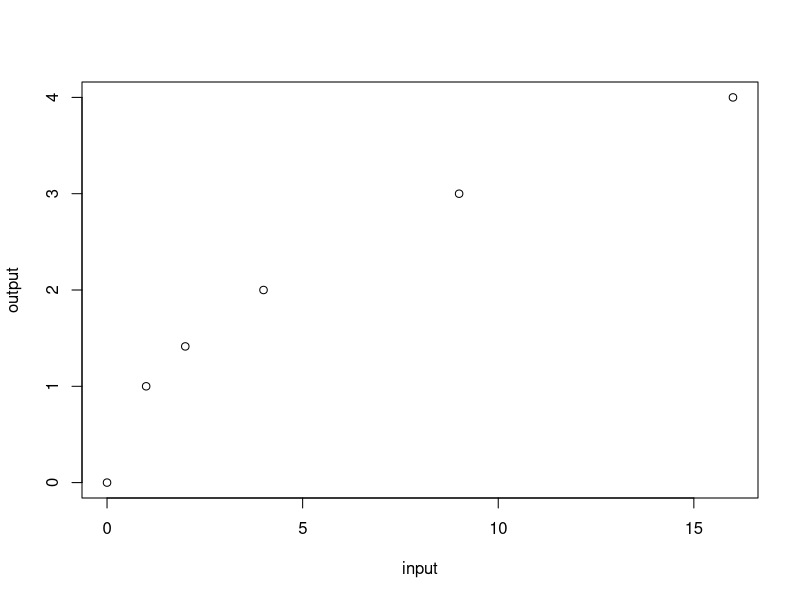
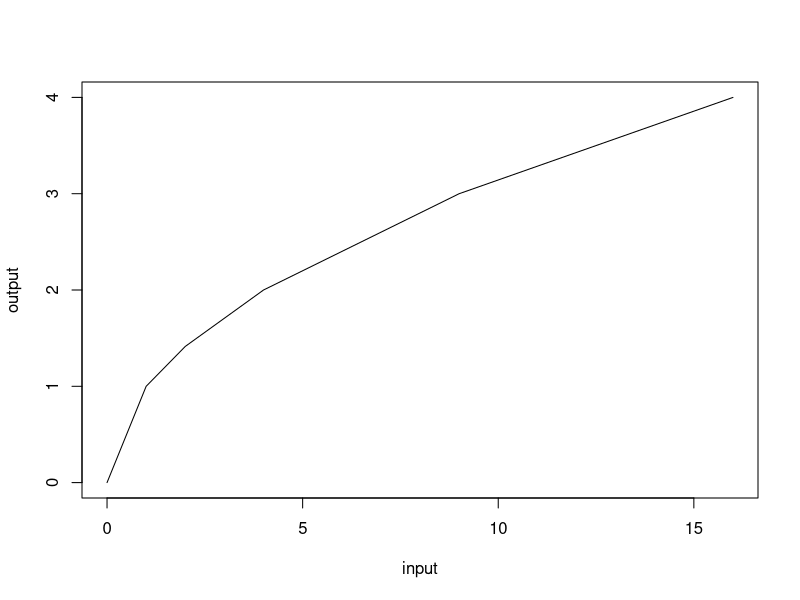
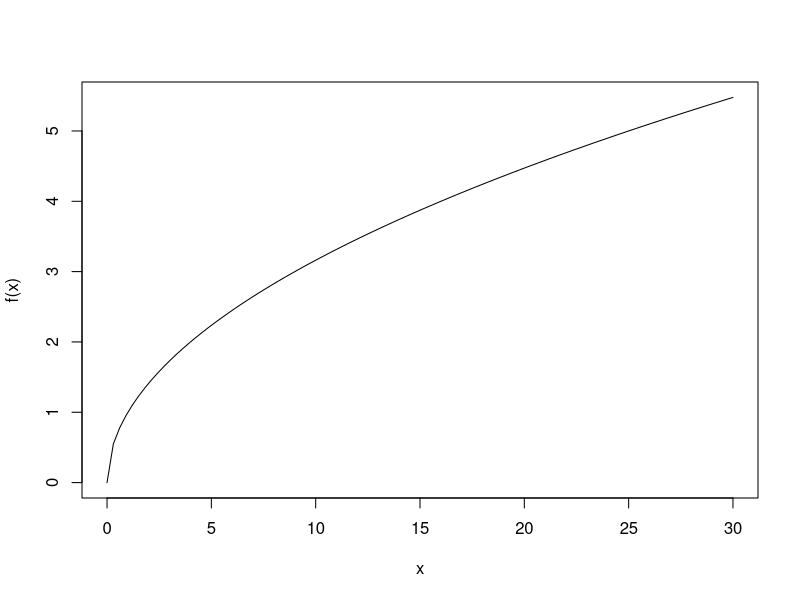
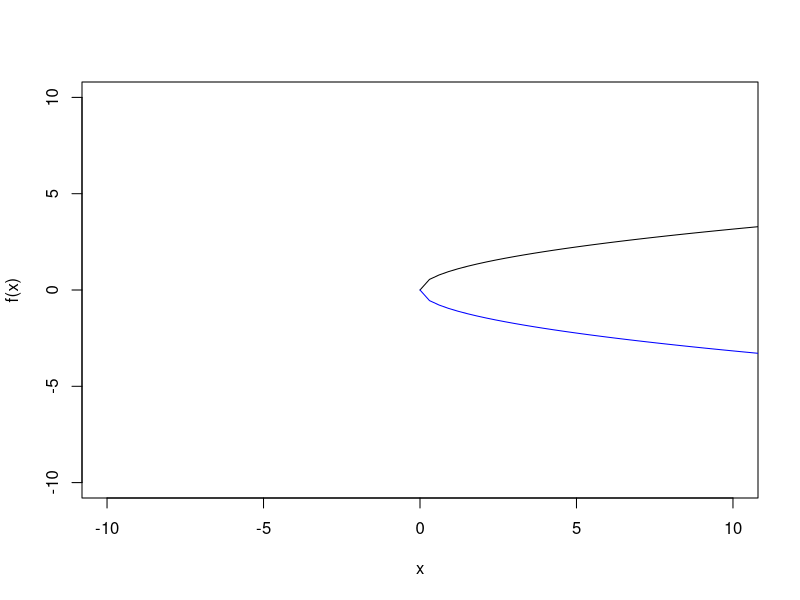
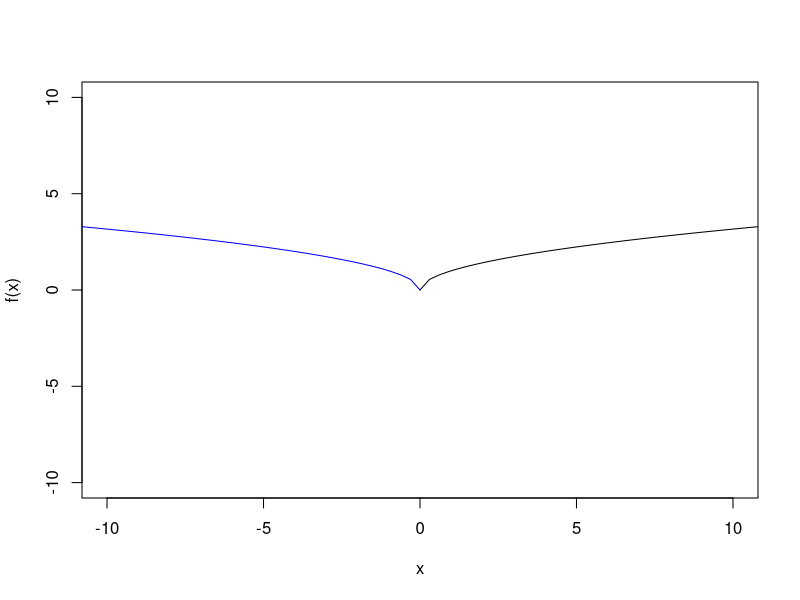

The R script that drew these images, in order:
#this is a comment
#This is how you clear your environment.
rm(list=ls())

#Graph (a representation of f(x) = sqrt(x))
  #What does the computer need to know?
    #The set of inputs.
    #The set of outputs.
    #How the outputs are connected to the inputs.
#Create a set of inputs.
input <- c(0,1,2,4,9,16)
#Create the set of corresponding outputs. 
  #Using the same order is what will tell the computer how the outputs are connected to the inputs.
  #The first input value will be paired up with the first output value.
    #(input[1],output[1])
output <-c(0,1,sqrt(2),2,3,4)
#Make a graph with points. (This is a scatter plot.)
  #type='p' is the command that tells the computer to plot points.
plot(input,output,type='p')
#Connect the points.
  #type='l' is the command that tells the computer to plot points.
plot(input,output,type='l')

#Define the function f(x) = sqrt(x) in R.
f <- function(x){sqrt(x)}
#Now that the function is defined we can evaluate it. R is a calulator.
f(81)
f(0)
f(-1)

#A more complete graph of f.
#Create a more extensive list set of inputs.
x <- seq(0,30,length=100)
#look at the first few values in x
head(x)
#look at the last few values in x
tail(x)
#f(x) as the second argument in the plot command calculates but does not store the values.
#Make a graph with the 100 points and connect them.
plot(x,f(x),type='l')
  #Because we used more points the graph is smoother.


#Let's explore some transformations.
  #multiplying by -1 in front flips over x-axis
plot(x,f(x),type='l',xlim=c(-10,10),ylim=c(-10,10))
lines(x,-f(x),col="blue")

#If we multiply by -1 inside before evaluating f, we change the implied domain.
  #Create a list of nonpositive values as inputs for the transformed function.
#multiplying by -1 inside the parent function flips over the y-axis
x.new <- -x
plot(x,f(x),type='l',xlim=c(-10,10),ylim=c(-10,10))
lines(x.new,f(-x.new),col="blue")
